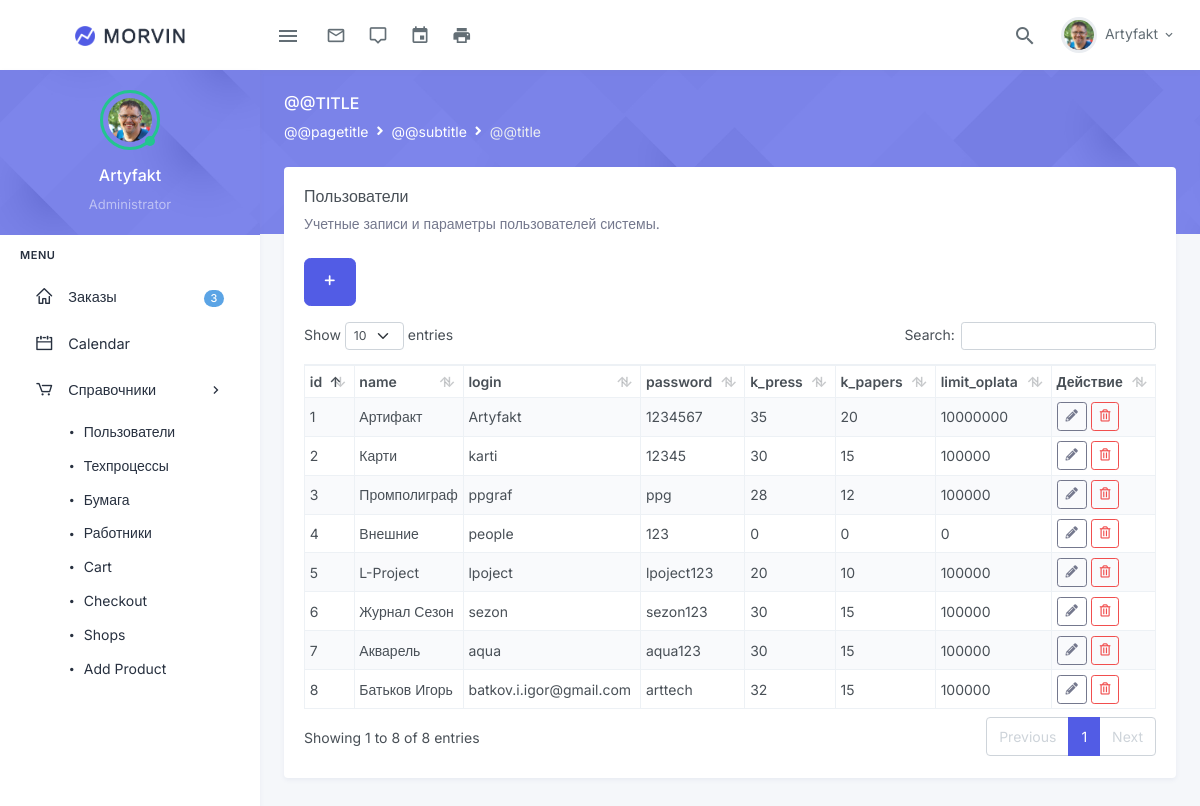
The page /2_users.php (signed in) on the database its author committed.
### tables this page shows
CREATE TABLE `clients_table` (
  `id` int NOT NULL,
  `name` varchar(60) NOT NULL,
  `login` varchar(40) NOT NULL,
  `password` varchar(20) NOT NULL,
  `k_press` int NOT NULL,
  `k_papers` int NOT NULL,
  `limit_oplata` int NOT NULL
);

### 2_users.php (the view, shortened to what this page needs)
<?php
require 'partials/db.php';
$sql = $pdo->prepare("SELECT * FROM `clients_table`");
$sql->execute();
$result = $sql->fetchAll();
?>
<!DOCTYPE html>
<html lang='ru'>
<head>
    <?php include "partials/head-css.php" ?>
</head>
<body>
    <div id="layout-wrapper">
        <?php include "partials/topbar.php" ?>
        <?php include "partials/sidebar.php" ?>
        <div class="main-content">
            <div class="page-content">
                <?php include "partials/page-title.php" ?>
                <div class="container-fluid">
                    <div class="page-content-wrapper">
                        <div class="row">
                                <div class="col-12">
                                    <div class="card">
                                        <div class="card-body">
                                            <h4 class="header-title">Пользователи</h4>
                                            <p class="card-title-desc">Учетные записи и параметры пользователей системы.</p>
                                            <button class="btn btn-primary btn-lg mb-3" data-toggle="modal" data-target="#Modal"><i class="dripicons-plus align-middle"></i></button>
                                            <table id="datatable" class="table table-bordered dt-responsive nowrap table-sm table-striped" style="border-collapse: collapse; border-spacing: 0; width: 100%; vertical-align: middle;">
                                                <thead>
                                                <tr>
                                                    <?php
                                                    $sql_col = $pdo->prepare("DESC clients_table");
                                                    $sql_col->execute();
                                                    $result_col = $sql_col->fetchAll();
                                                    foreach ($result_col as $value_col) { ?>
                                                    <th><?=$value_col[0] ?></th>
                                                    <?php } ?>
                                                    <th>Действие</th>
                                                </tr>
                                                </thead>
                                                <tbody>
                                                <?php foreach ($result as $value) { ?>
                                                <tr>
                                                    <?php foreach ($result_col as $value_col) { ?>
                                                    <td><?=$value[$value_col[0]] ?></td>
                                                    <?php } ?>
                                                    <td>
                                                        <a href="?edit=<?=$value['id'] ?>" class="btn btn-outline-secondary btn-sm mb-0"
                                                            data-toggle="modal" data-target="#editModal<?=$value['id'] ?>">
                                                            <i class="fas fa-pencil-alt"></i></a>
                                                        <a href="?delete=<?=$value['id'] ?>" class="btn btn-outline-danger btn-sm mb-0"
                                                            data-toggle="modal" data-target="#deleteModal<?=$value['id'] ?>">
                                                            <i class="far fa-trash-alt"></i></a>
                                                    </td>
                                                </tr> <?php } ?>
                                                </tbody>
                                            </table>
                                        </div>
                                    </div>
                                </div>
                        </div>
                    </div>
                </div>
            </div>
        </div>
    </div>
</body>
</html>

### rows shown on the page
clients_table: value_col "1", value_col "Артифакт", value_col "Artyfakt", value_col "1234567", value_col "35", value_col "20", value_col "10000000"
clients_table: value_col "2", value_col "Карти", value_col "karti", value_col "12345", value_col "30", value_col "15", value_col "100000"
clients_table: value_col "3", value_col "Промполиграф", value_col "ppgraf", value_col "ppg", value_col "28", value_col "12", value_col "100000"
clients_table: value_col "4", value_col "Внешние", value_col "people", value_col "123", value_col "0"
clients_table: value_col "5", value_col "L-Project", value_col "lpoject", value_col "lpoject123", value_col "20", value_col "10", value_col "100000"
clients_table: value_col "6", value_col "Журнал Сезон", value_col "sezon", value_col "sezon123", value_col "30", value_col "15", value_col "100000"
clients_table: value_col "7", value_col "Акварель", value_col "aqua", value_col "aqua123", value_col "30", value_col "15", value_col "100000"
clients_table: value_col "8", value_col "Батьков Игорь", value_col "batkov.i.igor@gmail.com", value_col "arttech", value_col "32", value_col "15", value_col "100000"

### other values the page prints
$_SESSION['Login_manager'] "Artyfakt"
$name "Artyfakt"
$value_col[0] "id"
$value_col[0] "name"
$value_col[0] "login"
$value_col[0] "password"
$value_col[0] "k_press"
$value_col[0] "k_papers"
$value_col[0] "limit_oplata"
